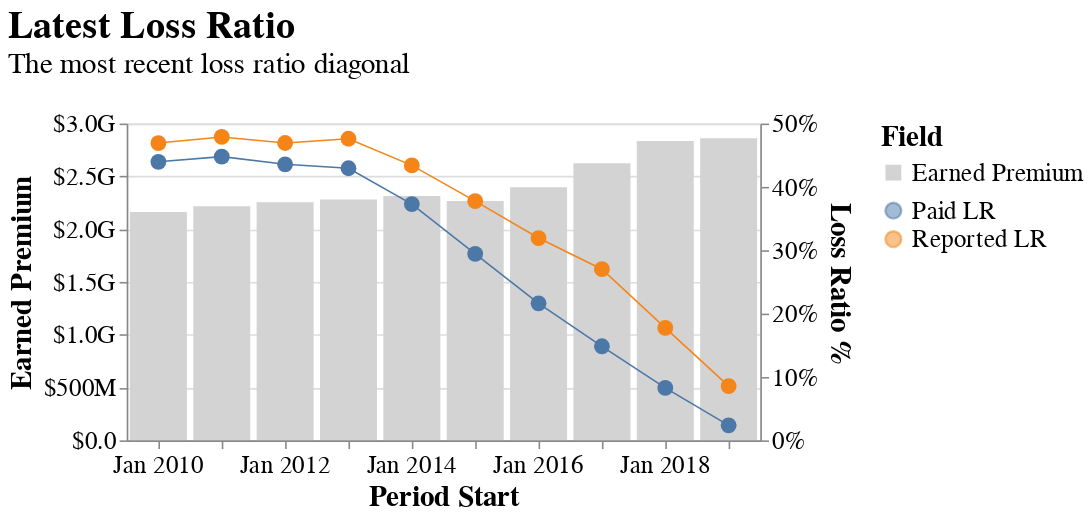

The cell this chart's notebook holds for it:
### Markdown cell above
### Right Edge Plot

The **right edge** of a triangle represents data as of the **latest evaluation date**.  
This plot shows:  
- **Earned premium**, **paid loss ratio**, and **reported loss ratio** for each period  
- A typical **gap between paid and reported losses**, often wider in later periods  
- A **drop-off in recent loss ratios** due to limited development  
- Including **earned premium** helps identify periods where low volume drives higher loss ratio volatility

### Code cell
triangle.plot_right_edge()

### Figure 1 — Vega-Lite specification as saved in the notebook (floating-point values rounded to 4 significant figures)
{"autosize": {"contains": "content", "resize": true}, "config": {"style": {"group-title": {"fontSize": 24}, "group-subtitle": {"fontSize": 18}, "guide-label": {"fontSize": 16, "font": "sans-serif"}, "guide-title": {"fontSize": 18, "font": "sans-serif"}}, "mark": {"color": "#1f8fff"}, "title": {"anchor": "start", "offset": 20}, "legend": {"orient": "right", "titleAnchor": "start", "layout": {"direction": "vertical"}, "labelFontSize": 16.0, "titleFontSize": 18.0}, "axis": {"labelFontSize": 16.0, "titleFontSize": 18.0}}, "layer": [{"data": {"values": [{"period_start": "2010-01-01T00:00:00", "period_end": "2010-12-31T00:00:00", "evaluation_date": "2019-12-31T00:00:00", "dev_lag": 108.0, "Earned Premium": 2163000000.0, "Field": "Earned Premium"}, {"period_start": "2011-01-01T00:00:00", "period_end": "2011-12-31T00:00:00", "evaluation_date": "2019-12-31T00:00:00", "dev_lag": 96.0, "Earned Premium": 2217000000.0, "Field": "Earned Premium"}, {"period_start": "2012-01-01T00:00:00", "period_end": "2012-12-31T00:00:00", "evaluation_date": "2019-12-31T00:00:00", "dev_lag": 84.0, "Earned Premium": 2254000000.0, "Field": "Earned Premium"}, {"period_start": "2013-01-01T00:00:00", "period_end": "2013-12-31T00:00:00", "evaluation_date": "2019-12-31T00:00:00", "dev_lag": 72.0, "Earned Premium": 2281000000.0, "Field": "Earned Premium"}, {"period_start": "2014-01-01T00:00:00", "period_end": "2014-12-31T00:00:00", "evaluation_date": "2019-12-31T00:00:00", "dev_lag": 60.0, "Earned Premium": 2313000000.0, "Field": "Earned Premium"}, {"period_start": "2015-01-01T00:00:00", "period_end": "2015-12-31T00:00:00", "evaluation_date": "2019-12-31T00:00:00", "dev_lag": 48.0, "Earned Premium": 2266000000.0, "Field": "Earned Premium"}, {"period_start": "2016-01-01T00:00:00", "period_end": "2016-12-31T00:00:00", "evaluation_date": "2019-12-31T00:00:00", "dev_lag": 36.0, "Earned Premium": 2397000000.0, "Field": "Earned Premium"}, {"period_start": "2017-01-01T00:00:00", "period_end": "2017-12-31T00:00:00", "evaluation_date": "2019-12-31T00:00:00", "dev_lag": 24.0, "Earned Premium": 2624000000.0, "Field": "Earned Premium"}, {"period_start": "2018-01-01T00:00:00", "period_end": "2018-12-31T00:00:00", "evaluation_date": "2019-12-31T00:00:00", "dev_lag": 12.0, "Earned Premium": 2836000000.0, "Field": "Earned Premium"}, {"period_start": "2019-01-01T00:00:00", "period_end": "2019-12-31T00:00:00", "evaluation_date": "2019-12-31T00:00:00", "dev_lag": 0.0, "Earned Premium": 2861000000.0, "Field": "Earned Premium"}]}, "mark": {"type": "bar"}, "encoding": {"color": {"field": "Field", "scale": {"range": ["lightgray"]}, "type": "nominal"}, "tooltip": [{"field": "period_start", "title": "Period Start", "type": "temporal"}, {"field": "period_end", "title": "Period End", "type": "temporal"}, {"field": "dev_lag", "title": "Dev Lag", "type": "ordinal"}, {"field": "evaluation_date", "title": "Evaluation Date", "type": "temporal"}, {"field": "Earned Premium", "format": "$,.0f", "type": "quantitative"}], "x": {"field": "period_start", "timeUnit": "yearmonth", "type": "ordinal"}, "y": {"axis": {"format": "$.2s"}, "field": "Earned Premium", "type": "quantitative"}}, "name": "view_7", "title": {"text": "", "anchor": "middle", "font": "sans-serif", "fontSize": 12, "fontWeight": "normal"}}, {"layer": [{"mark": {"type": "area", "opacity": 0.5}, "encoding": {"color": {"field": "Field", "type": "nominal"}, "x": {"field": "period_start", "timeUnit": "yearmonth", "type": "temporal"}, "y": {"axis": {"title": "Loss Ratio %", "format": "%"}, "field": "loss_ratio_lower_ci", "type": "quantitative"}, "y2": {"field": "loss_ratio_upper_ci"}}}, {"mark": {"type": "line", "size": 1}, "encoding": {"color": {"field": "Field", "type": "nominal"}, "x": {"axis": {"labelAngle": 0}, "field": "period_start", "timeUnit": "yearmonth", "title": "Period Start", "type": "temporal"}, "y": {"axis": {"format": "%"}, "field": "loss_ratio", "scale": {"zero": true}, "title": "Loss Ratio %", "type": "quantitative"}}}, {"mark": {"type": "point", "filled": true, "opacity": 1, "size": 100.0}, "encoding": {"color": {"field": "Field", "legend": {"title": null}, "type": "nominal"}, "tooltip": [{"field": "period_start", "title": "Period Start", "type": "temporal"}, {"field": "period_end", "title": "Period End", "type": "temporal"}, {"field": "dev_lag", "title": "Dev Lag", "type": "ordinal"}, {"field": "evaluation_date", "title": "Evaluation Date", "type": "temporal"}, {"field": "loss_ratio", "format": ".2%", "title": "Loss Ratio (%)", "type": "quantitative"}], "x": {"axis": {"labelAngle": 0}, "field": "period_start", "timeUnit": "yearmonth", "title": "Period Start", "type": "temporal"}, "y": {"axis": {"format": "%"}, "field": "loss_ratio", "scale": {"zero": true}, "type": "quantitative"}}}], "data": {"values": [{"period_start": "2010-01-01T00:00:00", "period_end": "2010-12-31T00:00:00", "evaluation_date": "2019-12-31T00:00:00", "dev_lag": 108.0, "loss_ratio": 0.4396, "loss_ratio_sd": 0, "loss_ratio_lower_ci": null, "loss_ratio_upper_ci": null, "Field": "Paid LR"}, {"period_start": "2010-01-01T00:00:00", "period_end": "2010-12-31T00:00:00", "evaluation_date": "2019-12-31T00:00:00", "dev_lag": 108.0, "loss_ratio": 0.4692, "loss_ratio_sd": 0, "loss_ratio_lower_ci": null, "loss_ratio_upper_ci": null, "Field": "Reported LR"}, {"period_start": "2011-01-01T00:00:00", "period_end": "2011-12-31T00:00:00", "evaluation_date": "2019-12-31T00:00:00", "dev_lag": 96.0, "loss_ratio": 0.4478, "loss_ratio_sd": 0, "loss_ratio_lower_ci": null, "loss_ratio_upper_ci": null, "Field": "Paid LR"}, {"period_start": "2011-01-01T00:00:00", "period_end": "2011-12-31T00:00:00", "evaluation_date": "2019-12-31T00:00:00", "dev_lag": 96.0, "loss_ratio": 0.4789, "loss_ratio_sd": 0, "loss_ratio_lower_ci": null, "loss_ratio_upper_ci": null, "Field": "Reported LR"}, {"period_start": "2012-01-01T00:00:00", "period_end": "2012-12-31T00:00:00", "evaluation_date": "2019-12-31T00:00:00", "dev_lag": 84.0, "loss_ratio": 0.4357, "loss_ratio_sd": 0, "loss_ratio_lower_ci": null, "loss_ratio_upper_ci": null, "Field": "Paid LR"}, {"period_start": "2012-01-01T00:00:00", "period_end": "2012-12-31T00:00:00", "evaluation_date": "2019-12-31T00:00:00", "dev_lag": 84.0, "loss_ratio": 0.4693, "loss_ratio_sd": 0, "loss_ratio_lower_ci": null, "loss_ratio_upper_ci": null, "Field": "Reported LR"}, {"period_start": "2013-01-01T00:00:00", "period_end": "2013-12-31T00:00:00", "evaluation_date": "2019-12-31T00:00:00", "dev_lag": 72.0, "loss_ratio": 0.4294, "loss_ratio_sd": 0, "loss_ratio_lower_ci": null, "loss_ratio_upper_ci": null, "Field": "Paid LR"}, {"period_start": "2013-01-01T00:00:00", "period_end": "2013-12-31T00:00:00", "evaluation_date": "2019-12-31T00:00:00", "dev_lag": 72.0, "loss_ratio": 0.476, "loss_ratio_sd": 0, "loss_ratio_lower_ci": null, "loss_ratio_upper_ci": null, "Field": "Reported LR"}, {"period_start": "2014-01-01T00:00:00", "period_end": "2014-12-31T00:00:00", "evaluation_date": "2019-12-31T00:00:00", "dev_lag": 60.0, "loss_ratio": 0.3729, "loss_ratio_sd": 0, "loss_ratio_lower_ci": null, "loss_ratio_upper_ci": null, "Field": "Paid LR"}, {"period_start": "2014-01-01T00:00:00", "period_end": "2014-12-31T00:00:00", "evaluation_date": "2019-12-31T00:00:00", "dev_lag": 60.0, "loss_ratio": 0.434, "loss_ratio_sd": 0, "loss_ratio_lower_ci": null, "loss_ratio_upper_ci": null, "Field": "Reported LR"}, {"period_start": "2015-01-01T00:00:00", "period_end": "2015-12-31T00:00:00", "evaluation_date": "2019-12-31T00:00:00", "dev_lag": 48.0, "loss_ratio": 0.2944, "loss_ratio_sd": 0, "loss_ratio_lower_ci": null, "loss_ratio_upper_ci": null, "Field": "Paid LR"}, {"period_start": "2015-01-01T00:00:00", "period_end": "2015-12-31T00:00:00", "evaluation_date": "2019-12-31T00:00:00", "dev_lag": 48.0, "loss_ratio": 0.3775, "loss_ratio_sd": 0, "loss_ratio_lower_ci": null, "loss_ratio_upper_ci": null, "Field": "Reported LR"}, {"period_start": "2016-01-01T00:00:00", "period_end": "2016-12-31T00:00:00", "evaluation_date": "2019-12-31T00:00:00", "dev_lag": 36.0, "loss_ratio": 0.2163, "loss_ratio_sd": 0, "loss_ratio_lower_ci": null, "loss_ratio_upper_ci": null, "Field": "Paid LR"}, {"period_start": "2016-01-01T00:00:00", "period_end": "2016-12-31T00:00:00", "evaluation_date": "2019-12-31T00:00:00", "dev_lag": 36.0, "loss_ratio": 0.3193, "loss_ratio_sd": 0, "loss_ratio_lower_ci": null, "loss_ratio_upper_ci": null, "Field": "Reported LR"}, {"period_start": "2017-01-01T00:00:00", "period_end": "2017-12-31T00:00:00", "evaluation_date": "2019-12-31T00:00:00", "dev_lag": 24.0, "loss_ratio": 0.1485, "loss_ratio_sd": 0, "loss_ratio_lower_ci": null, "loss_ratio_upper_ci": null, "Field": "Paid LR"}, {"period_start": "2017-01-01T00:00:00", "period_end": "2017-12-31T00:00:00", "evaluation_date": "2019-12-31T00:00:00", "dev_lag": 24.0, "loss_ratio": 0.2702, "loss_ratio_sd": 0, "loss_ratio_lower_ci": null, "loss_ratio_upper_ci": null, "Field": "Reported LR"}, {"period_start": "2018-01-01T00:00:00", "period_end": "2018-12-31T00:00:00", "evaluation_date": "2019-12-31T00:00:00", "dev_lag": 12.0, "loss_ratio": 0.08275, "loss_ratio_sd": 0, "loss_ratio_lower_ci": null, "loss_ratio_upper_ci": null, "Field": "Paid LR"}, {"period_start": "2018-01-01T00:00:00", "period_end": "2018-12-31T00:00:00", "evaluation_date": "2019-12-31T00:00:00", "dev_lag": 12.0, "loss_ratio": 0.1775, "loss_ratio_sd": 0, "loss_ratio_lower_ci": null, "loss_ratio_upper_ci": null, "Field": "Reported LR"}, {"period_start": "2019-01-01T00:00:00", "period_end": "2019-12-31T00:00:00", "evaluation_date": "2019-12-31T00:00:00", "dev_lag": 0.0, "loss_ratio": 0.02369, "loss_ratio_sd": 0, "loss_ratio_lower_ci": null, "loss_ratio_upper_ci": null, "Field": "Paid LR"}, {"period_start": "2019-01-01T00:00:00", "period_end": "2019-12-31T00:00:00", "evaluation_date": "2019-12-31T00:00:00", "dev_lag": 0.0, "loss_ratio": 0.08562, "loss_ratio_sd": 0, "loss_ratio_lower_ci": null, "loss_ratio_upper_ci": null, "Field": "Reported LR"}]}}], "height": 200, "params": [{"name": "param_15", "select": {"type": "interval", "encodings": ["x", "y"]}, "bind": "scales", "views": ["view_7"]}], "resolve": {"scale": {"color": "independent", "y": "independent"}}, "title": {"text": "Latest Loss Ratio", "subtitle": "The most recent loss ratio diagonal"}, "width": 400, "$schema": "https://vega.github.io/schema/vega-lite/v5.20.1.json"}
